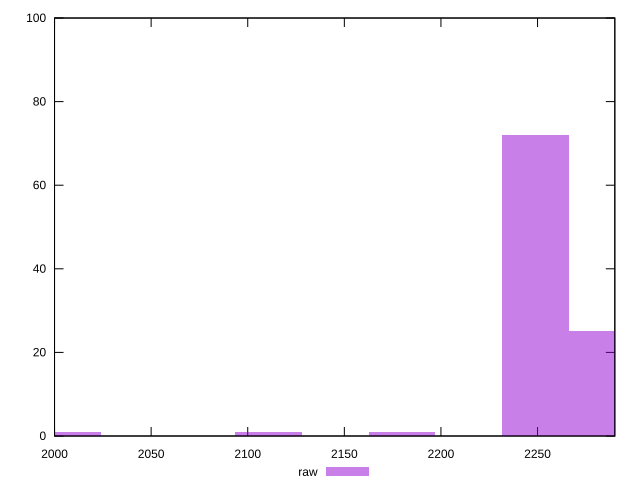

gnuplot code for this plot:
reset

$raw <<EOF
2006.863396066689 1
2249.0710473161166 72
2283.6721403517495 25
2179.868861244852 1
2110.6666751735866 1
EOF

set key outside below
set boxwidth 34.601093035632566
set xrange [2000:2290]
set yrange [0:100]
set trange [0:100]
set style fill transparent solid 0.5 noborder
set terminal svg size 640, 490 enhanced background rgb 'white'
set output "report_00023_2021-02-20T12:14:57.249Z/unused-javascript/samples/pages+cached+noadtech+nomedia/raw/histogram.svg"

plot $raw title "raw" with boxes

reset
